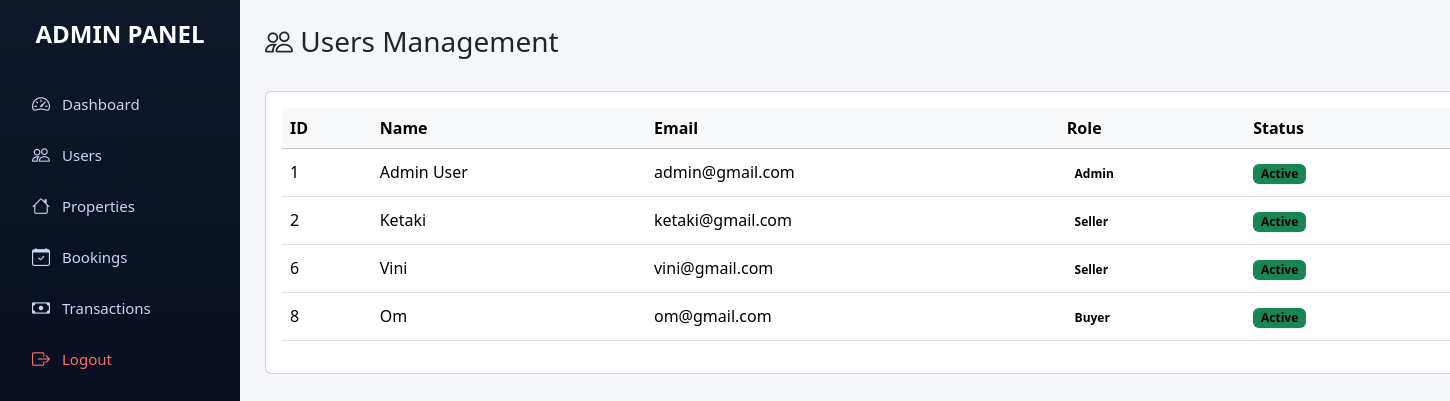
/admin/manage_users.php (signed in), run on the app's committed database.
### tables this page shows
CREATE TABLE `users` (
  `id` int(11) NOT NULL,
  `name` varchar(255) NOT NULL,
  `username` varchar(100) NOT NULL,
  `email` varchar(255) NOT NULL,
  `phone` varchar(20) DEFAULT NULL,
  `password` varchar(255) NOT NULL,
  `role` enum('buyer','seller','admin') DEFAULT 'buyer',
  `status` enum('active','blocked') DEFAULT 'active',
  `created_at` timestamp NOT NULL DEFAULT current_timestamp()
);

### admin/manage_users.php (the view, shortened to what this page needs)
<?php
include "../include/db.php";
$result = $conn->query("SELECT id, name, email, role, status FROM users");
?>
<!DOCTYPE html>
<html lang="en">
<head>
    <link href="https://cdn.jsdelivr.net/npm/bootstrap@5.3.3/dist/css/bootstrap.min.css" rel="stylesheet">
    <link href="https://cdn.jsdelivr.net/npm/bootstrap-icons@1.11.3/font/bootstrap-icons.css" rel="stylesheet">
</head>
<body>
<div class="container-fluid">
    <div class="row">
        <?php include "sidebar.php"; ?>
       <div class="main-content">
            <div class="d-flex justify-content-between align-items-center mb-4">
                <h3><i class="bi bi-people"></i> Users Management</h3>
            </div>
            <div class="card">
                <div class="card-body">
                    <table class="table table-hover align-middle">
                        <thead class="table-light">
                            <tr>
                                <th>ID</th>
                                <th>Name</th>
                                <th>Email</th>
                                <th>Role</th>
                                <th>Status</th>
                                <th class="text-center">Action</th>
                            </tr>
                        </thead>
                        <tbody>
                        <?php while($row = $result->fetch_assoc()) { ?>
                            <tr>
                                <td><?= $row['id'] ?></td>
                                <td><?= $row['name'] ?></td>
                                <td><?= $row['email'] ?></td>
                                <td>
                                    <?php if($row['role']=='admin'){ ?>
                                        <span class="badge badge-admin">Admin</span>
                                    <?php } elseif($row['role']=='seller'){ ?>
                                        <span class="badge badge-seller">Seller</span>
                                    <?php } else { ?>
                                        <span class="badge badge-buyer">Buyer</span>
                                    <?php } ?>
                                </td>
                                <td>
                                    <?php if($row['status']=='active'){ ?>
                                        <span class="badge bg-success">Active</span>
                                    <?php } else { ?>
                                        <span class="badge bg-danger">Blocked</span>
                                    <?php } ?>
                                </td>
                                <td class="text-center">
                                </td>
                            </tr>
                        <?php } ?>
                        </tbody>
                    </table>
                </div>
            </div>
        </div>
    </div>
</div>
</body>
</html>

### admin/manage_users.php (style rules this page uses)
body { background:#f4f6f9; }
.badge { color: #000 !important; }
.main-content { margin-left:240px; padding:25px; }

### data on the page
users: id "1", name "Admin User", email "admin@gmail.com", role "Admin", status "Active"
users: id "2", name "Ketaki", email "ketaki@gmail.com", role "Seller", status "Active"
users: id "6", name "Vini", email "vini@gmail.com", role "Seller", status "Active"
users: id "8", name "Om", email "om@gmail.com", role "Buyer", status "Active"
